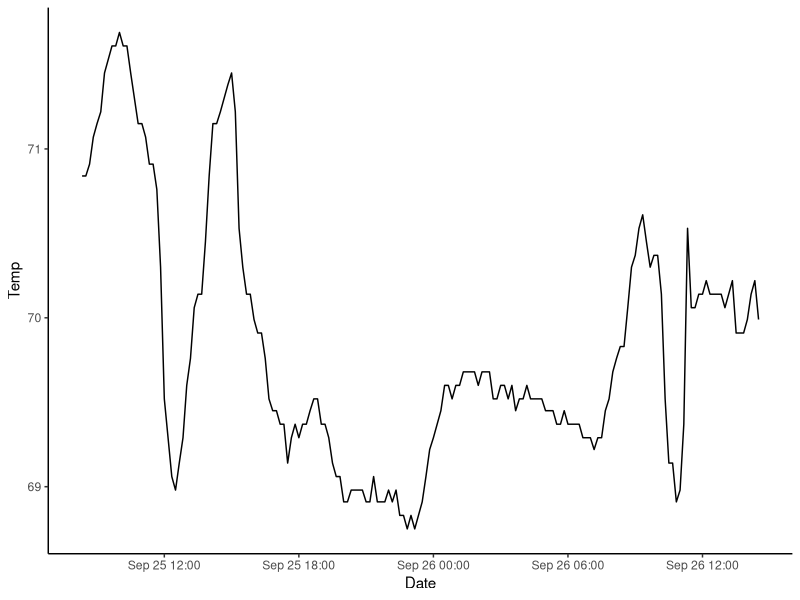
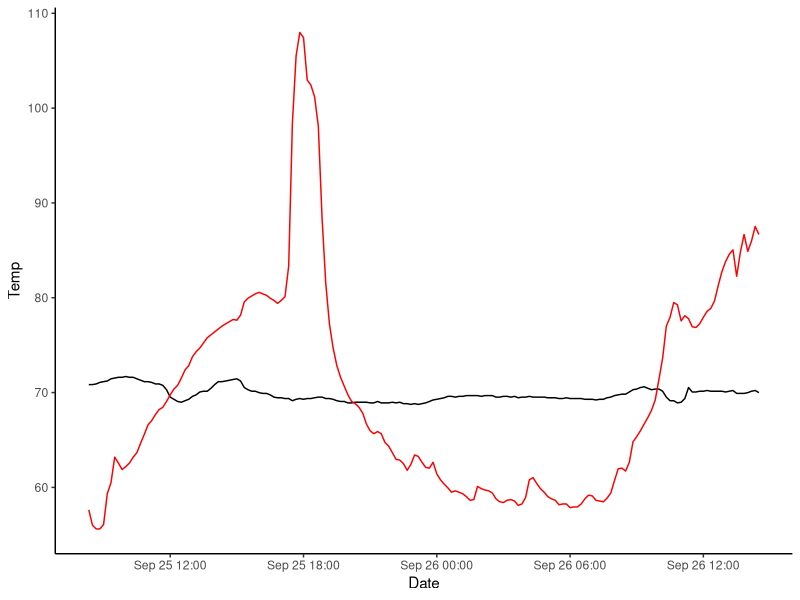
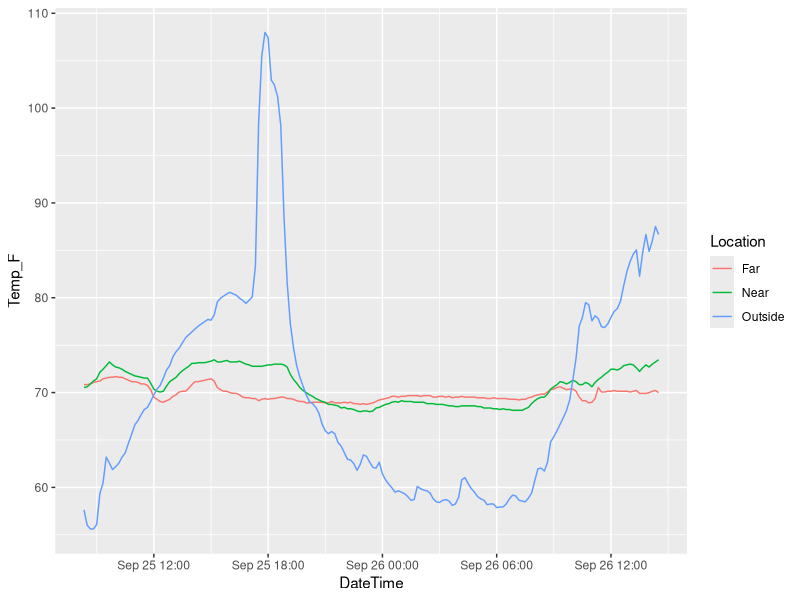
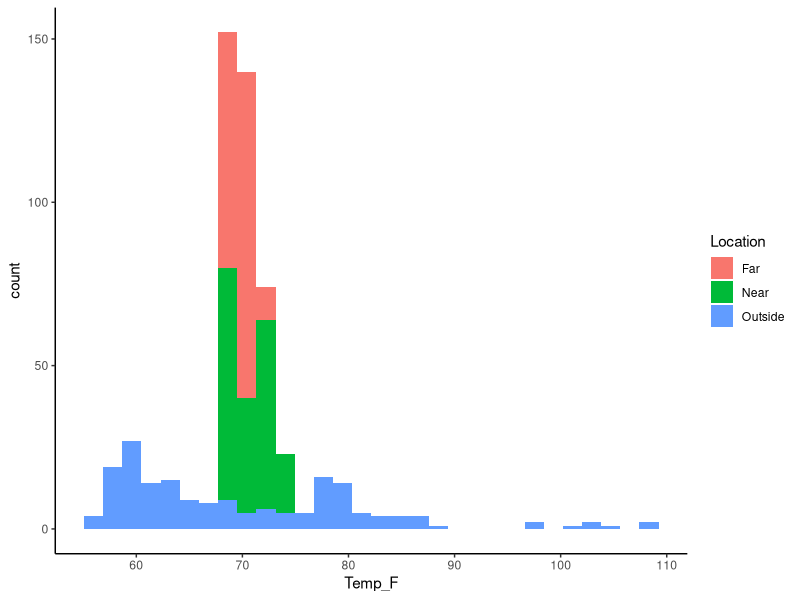
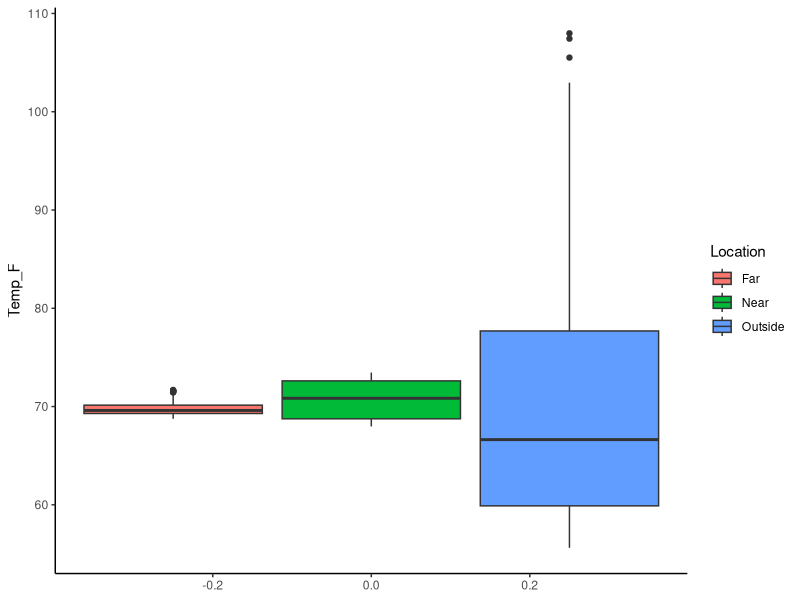

Reproduce these figures in R, in order.
## ---- chunk 1

library(tidyverse)

## ---- chunk 2
Far <- read_csv("SN20680157.csv")
## ---- chunk 3
Far <- read_csv("SN20680157.csv", skip = 2)
## ---- chunk 4
Far <- Far %>% rename(DateTime = `Date Time, GMT -0400`, 
                      Temp_F = `Temp, (*F)`, 
                      Int_lmft2 = `Intensity, ( lum/ft2)`)
## ---- chunk 5
Far <- Far %>% select(DateTime, Temp_F, Int_lmft2)
## ---- chunk 6
Far <- read_csv("SN20680157.csv", skip = 2) %>%
        rename(DateTime = `Date Time, GMT -0400`, 
                      Temp_F = `Temp, (*F)`, 
                      Int_lmft2 = `Intensity, ( lum/ft2)`) %>%
        select(DateTime, Temp_F, Int_lmft2) %>%
        drop_na()
## ---- chunk 7
ggplot(data = Far, aes(x = DateTime, y = Temp_F))+
  geom_line()+
  labs(x = "Date", y = "Temp")+
  theme_classic()
## ---- chunk 8
Near <- read_csv("SN20680159.csv", skip = 2) %>%
        rename(DateTime = `Date Time, GMT -0400`, 
                      Temp_F = `Temp, (*F)`, 
                      Int_lmft2 = `Intensity, ( lum/ft2)`) %>%
        select(DateTime, Temp_F, Int_lmft2) %>%
        drop_na()

Outside <- read_csv("SN20680158.csv", skip = 2) %>%
        rename(DateTime = `Date Time, GMT -0400`, 
                      Temp_F = `Temp, (*F)`, 
                      Int_lmft2 = `Intensity, ( lum/ft2)`) %>%
        select(DateTime, Temp_F, Int_lmft2) %>%
        drop_na()
## ---- chunk 9
ggplot(data = Far, aes(x = DateTime, y = Temp_F))+
  geom_line()+
  labs(x = "Date", y = "Temp")+
  theme_classic()+
  geom_line(data = Outside, aes(x = DateTime, y = Temp_F), color = "red")

## ---- chunk 10
AllData <- bind_rows("Far" = Far, 
                     "Near" = Near,
                     "Outside" = Outside,
                     .id = "Location")
## ---- chunk 11
AllData %>% ggplot(aes(DateTime, Temp_F, color = Location))+
  geom_line()
## ---- chunk 12
 AllData %>% ggplot(aes(x = Temp_F, fill = Location))+
  geom_histogram()+
  theme_classic()
## ---- chunk 13
 AllData %>% ggplot(aes(y = Temp_F, fill = Location))+
  geom_boxplot()+
  theme_classic()
## ---- chunk 14

